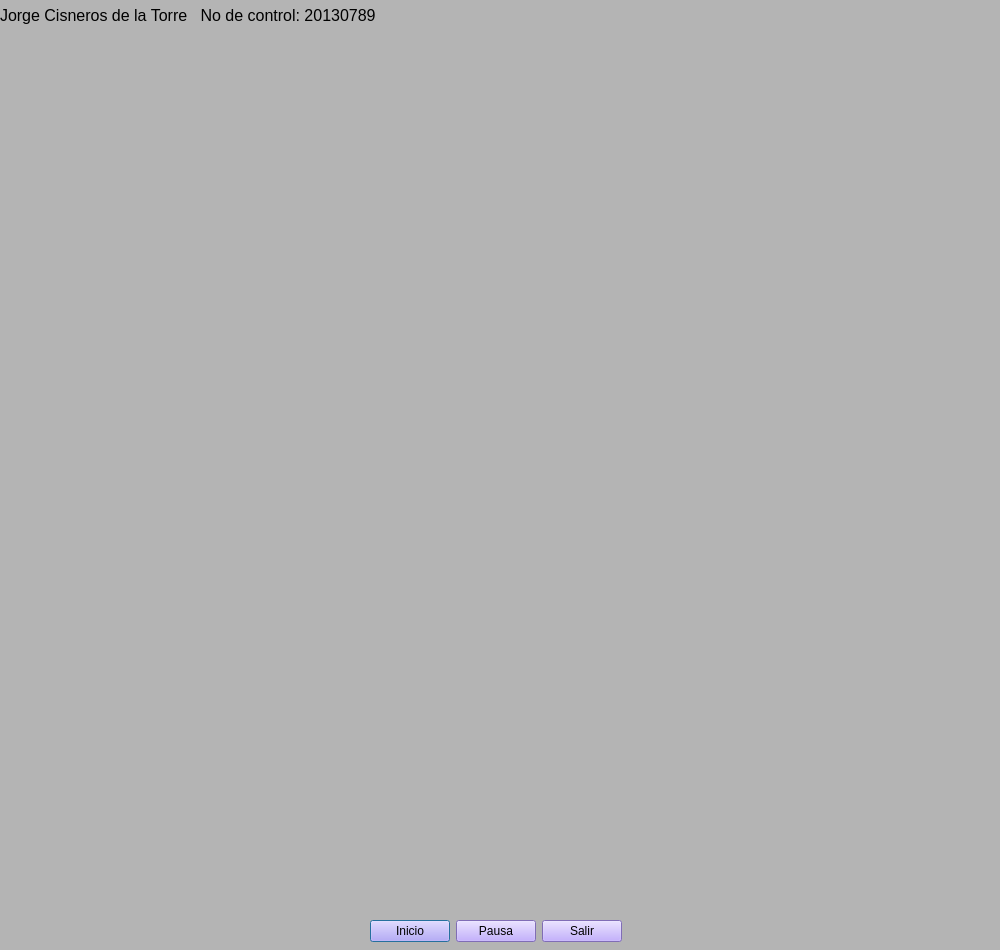
<?xml version="1.0" encoding="UTF-8"?>
<ui version="4.0">
 <class>Dialog</class>
 <widget class="QDialog" name="Dialog">
  <property name="geometry">
   <rect>
    <x>0</x>
    <y>0</y>
    <width>1000</width>
    <height>950</height>
   </rect>
  </property>
  <property name="windowTitle">
   <string>Figuras, plumas y brochas</string>
  </property>
  <property name="styleSheet">
   <string notr="true">background-color: rgb(180, 180, 180);</string>
  </property>
  <widget class="QPushButton" name="cButtonInicio">
   <property name="geometry">
    <rect>
     <x>370</x>
     <y>920</y>
     <width>80</width>
     <height>22</height>
    </rect>
   </property>
   <property name="styleSheet">
    <string notr="true">background-color: rgb(179, 153, 255);
color: rgb(0, 0, 0);</string>
   </property>
   <property name="text">
    <string>Inicio</string>
   </property>
  </widget>
  <widget class="QPushButton" name="cButtonPausa">
   <property name="geometry">
    <rect>
     <x>456</x>
     <y>920</y>
     <width>80</width>
     <height>22</height>
    </rect>
   </property>
   <property name="styleSheet">
    <string notr="true">background-color: rgb(179, 153, 255);
color: rgb(0, 0, 0);</string>
   </property>
   <property name="text">
    <string>Pausa</string>
   </property>
  </widget>
  <widget class="QPushButton" name="cButtonSalir">
   <property name="geometry">
    <rect>
     <x>542</x>
     <y>920</y>
     <width>80</width>
     <height>22</height>
    </rect>
   </property>
   <property name="styleSheet">
    <string notr="true">background-color: rgb(179, 153, 255);
color: rgb(0, 0, 0);</string>
   </property>
   <property name="text">
    <string>Salir</string>
   </property>
  </widget>
  <widget class="QLabel" name="label">
   <property name="geometry">
    <rect>
     <x>0</x>
     <y>0</y>
     <width>1001</width>
     <height>31</height>
    </rect>
   </property>
   <property name="font">
    <font>
     <pointsize>12</pointsize>
    </font>
   </property>
   <property name="styleSheet">
    <string notr="true">color: rgb(0, 0, 0);</string>
   </property>
   <property name="text">
    <string>Jorge Cisneros de la Torre   No de control: 20130789</string>
   </property>
  </widget>
 </widget>
 <resources/>
 <connections/>
</ui>
